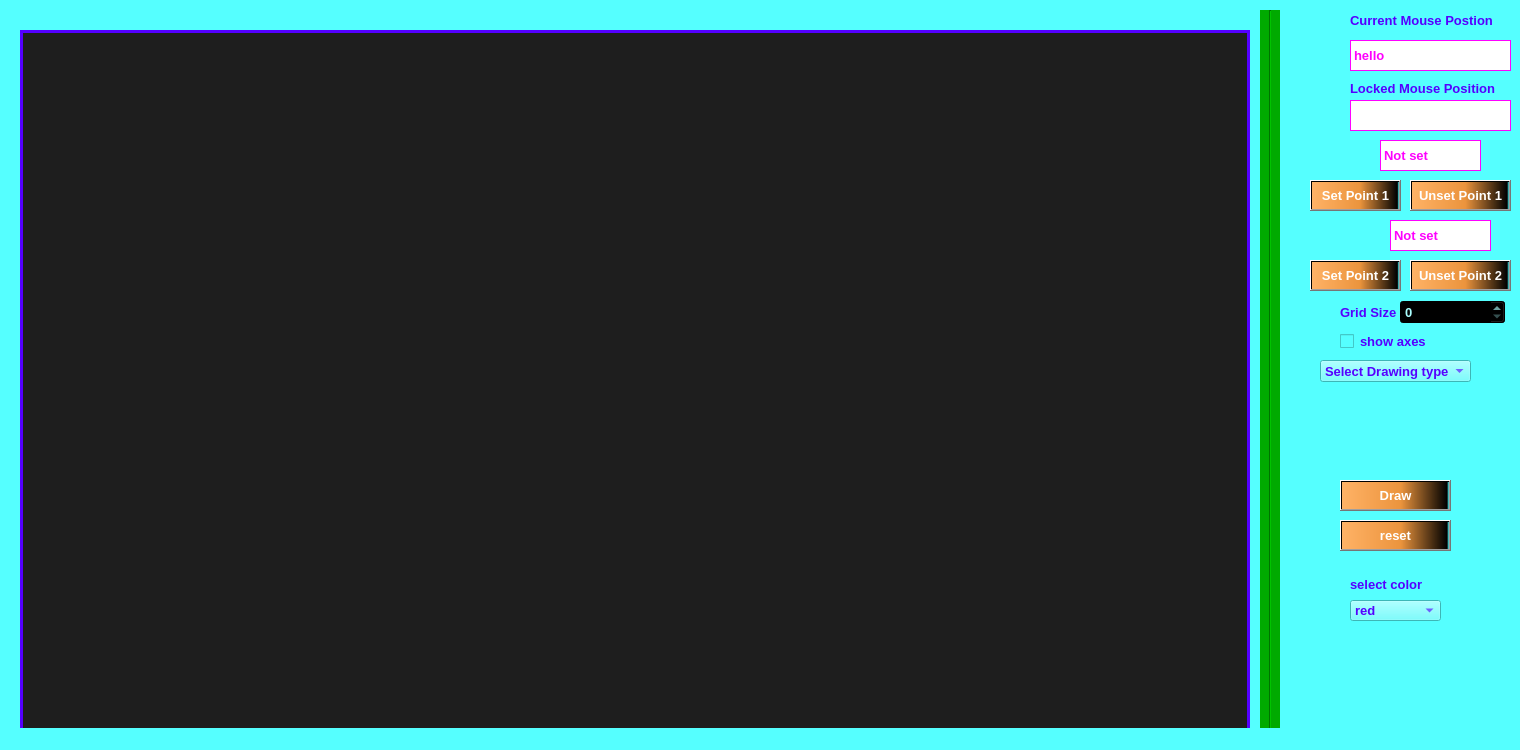
<?xml version="1.0" encoding="UTF-8"?>
<ui version="4.0">
 <class>MainWindow</class>
 <widget class="QMainWindow" name="MainWindow">
  <property name="geometry">
   <rect>
    <x>0</x>
    <y>0</y>
    <width>1520</width>
    <height>750</height>
   </rect>
  </property>
  <property name="windowTitle">
   <string>MainWindow</string>
  </property>
  <property name="styleSheet">
   <string notr="true">background:rgb(85, 255, 255);
color:rgb(85, 0, 255)</string>
  </property>
  <widget class="QWidget" name="centralwidget">
   <widget class="Line" name="line">
    <property name="geometry">
     <rect>
      <x>1260</x>
      <y>10</y>
      <width>20</width>
      <height>771</height>
     </rect>
    </property>
    <property name="font">
     <font>
      <pointsize>16</pointsize>
      <weight>75</weight>
      <bold>true</bold>
     </font>
    </property>
    <property name="styleSheet">
     <string notr="true">selection-color: rgb(0, 170, 127);
background-color: rgb(0, 170, 0);</string>
    </property>
    <property name="orientation">
     <enum>Qt::Vertical</enum>
    </property>
   </widget>
   <widget class="QPushButton" name="draw">
    <property name="geometry">
     <rect>
      <x>1340</x>
      <y>480</y>
      <width>111</width>
      <height>31</height>
     </rect>
    </property>
    <property name="font">
     <font>
      <pointsize>10</pointsize>
      <weight>75</weight>
      <bold>true</bold>
     </font>
    </property>
    <property name="styleSheet">
     <string notr="true">background:qlineargradient(spread:pad, x1:0, y1:0, x2:1, y2:0, stop:0 rgba(255, 178, 102, 255), stop:0.55 rgba(235, 148, 61, 255), stop:0.98 rgba(0, 0, 0, 255), stop:1 rgba(0, 0, 0, 0));
color:rgb(255, 255, 255)</string>
    </property>
    <property name="text">
     <string>Draw</string>
    </property>
   </widget>
   <widget class="QPushButton" name="reset">
    <property name="geometry">
     <rect>
      <x>1340</x>
      <y>520</y>
      <width>111</width>
      <height>31</height>
     </rect>
    </property>
    <property name="font">
     <font>
      <pointsize>10</pointsize>
      <weight>75</weight>
      <bold>true</bold>
     </font>
    </property>
    <property name="styleSheet">
     <string notr="true">background:qlineargradient(spread:pad, x1:0, y1:0, x2:1, y2:0, stop:0 rgba(255, 178, 102, 255), stop:0.55 rgba(235, 148, 61, 255), stop:0.98 rgba(0, 0, 0, 255), stop:1 rgba(0, 0, 0, 0));
color:rgb(255, 255, 255)</string>
    </property>
    <property name="text">
     <string>reset</string>
    </property>
   </widget>
   <widget class="my_label" name="frame">
    <property name="enabled">
     <bool>true</bool>
    </property>
    <property name="geometry">
     <rect>
      <x>20</x>
      <y>30</y>
      <width>1230</width>
      <height>730</height>
     </rect>
    </property>
    <property name="mouseTracking">
     <bool>true</bool>
    </property>
    <property name="autoFillBackground">
     <bool>false</bool>
    </property>
    <property name="styleSheet">
     <string notr="true">background-color: rgb(30, 30, 30) </string>
    </property>
    <property name="frameShape">
     <enum>QFrame::Box</enum>
    </property>
    <property name="frameShadow">
     <enum>QFrame::Plain</enum>
    </property>
    <property name="lineWidth">
     <number>3</number>
    </property>
    <property name="text">
     <string/>
    </property>
   </widget>
   <widget class="QCheckBox" name="show_axes">
    <property name="geometry">
     <rect>
      <x>1340</x>
      <y>330</y>
      <width>91</width>
      <height>22</height>
     </rect>
    </property>
    <property name="font">
     <font>
      <pointsize>10</pointsize>
      <weight>75</weight>
      <bold>true</bold>
     </font>
    </property>
    <property name="styleSheet">
     <string notr="true">QCheckBox::indicator {
    background: none;
}</string>
    </property>
    <property name="text">
     <string>show axes</string>
    </property>
   </widget>
   <widget class="QLabel" name="label">
    <property name="geometry">
     <rect>
      <x>1350</x>
      <y>10</y>
      <width>161</width>
      <height>20</height>
     </rect>
    </property>
    <property name="font">
     <font>
      <pointsize>10</pointsize>
      <weight>75</weight>
      <bold>true</bold>
     </font>
    </property>
    <property name="text">
     <string>Current Mouse Postion</string>
    </property>
   </widget>
   <widget class="QLabel" name="mouse_position">
    <property name="geometry">
     <rect>
      <x>1350</x>
      <y>40</y>
      <width>161</width>
      <height>31</height>
     </rect>
    </property>
    <property name="font">
     <font>
      <pointsize>10</pointsize>
      <weight>75</weight>
      <bold>true</bold>
     </font>
    </property>
    <property name="styleSheet">
     <string notr="true">background:rgb(255, 255, 255);
color:rgb(255, 0, 255)</string>
    </property>
    <property name="frameShape">
     <enum>QFrame::Panel</enum>
    </property>
    <property name="text">
     <string>hello</string>
    </property>
   </widget>
   <widget class="QLabel" name="label_2">
    <property name="geometry">
     <rect>
      <x>1350</x>
      <y>80</y>
      <width>161</width>
      <height>16</height>
     </rect>
    </property>
    <property name="font">
     <font>
      <pointsize>10</pointsize>
      <weight>75</weight>
      <bold>true</bold>
     </font>
    </property>
    <property name="text">
     <string>Locked Mouse Position</string>
    </property>
   </widget>
   <widget class="QLabel" name="locked_position">
    <property name="geometry">
     <rect>
      <x>1350</x>
      <y>100</y>
      <width>161</width>
      <height>31</height>
     </rect>
    </property>
    <property name="font">
     <font>
      <pointsize>10</pointsize>
      <weight>75</weight>
      <bold>true</bold>
     </font>
    </property>
    <property name="styleSheet">
     <string notr="true">background:rgb(255, 255, 255);
color:rgb(255, 0, 255)</string>
    </property>
    <property name="frameShape">
     <enum>QFrame::Panel</enum>
    </property>
    <property name="text">
     <string/>
    </property>
   </widget>
   <widget class="QPushButton" name="set_p1">
    <property name="geometry">
     <rect>
      <x>1310</x>
      <y>180</y>
      <width>91</width>
      <height>31</height>
     </rect>
    </property>
    <property name="font">
     <font>
      <pointsize>10</pointsize>
      <weight>75</weight>
      <bold>true</bold>
     </font>
    </property>
    <property name="styleSheet">
     <string notr="true">background:qlineargradient(spread:pad, x1:0, y1:0, x2:1, y2:0, stop:0 rgba(255, 178, 102, 255), stop:0.55 rgba(235, 148, 61, 255), stop:0.98 rgba(0, 0, 0, 255), stop:1 rgba(0, 0, 0, 0));
color:rgb(255, 255, 255)</string>
    </property>
    <property name="text">
     <string>Set Point 1</string>
    </property>
   </widget>
   <widget class="QPushButton" name="set_p2">
    <property name="enabled">
     <bool>true</bool>
    </property>
    <property name="geometry">
     <rect>
      <x>1310</x>
      <y>260</y>
      <width>91</width>
      <height>31</height>
     </rect>
    </property>
    <property name="font">
     <font>
      <pointsize>10</pointsize>
      <weight>75</weight>
      <bold>true</bold>
     </font>
    </property>
    <property name="styleSheet">
     <string notr="true">background:qlineargradient(spread:pad, x1:0, y1:0, x2:1, y2:0, stop:0 rgba(255, 178, 102, 255), stop:0.55 rgba(235, 148, 61, 255), stop:0.98 rgba(0, 0, 0, 255), stop:1 rgba(0, 0, 0, 0));
color:rgb(255, 255, 255)</string>
    </property>
    <property name="text">
     <string>Set Point 2</string>
    </property>
   </widget>
   <widget class="QLabel" name="p1_label">
    <property name="geometry">
     <rect>
      <x>1380</x>
      <y>140</y>
      <width>101</width>
      <height>31</height>
     </rect>
    </property>
    <property name="font">
     <font>
      <pointsize>10</pointsize>
      <weight>75</weight>
      <bold>true</bold>
     </font>
    </property>
    <property name="styleSheet">
     <string notr="true">background:rgb(255, 255, 255);
color:rgb(255, 0, 255)</string>
    </property>
    <property name="frameShape">
     <enum>QFrame::Box</enum>
    </property>
    <property name="text">
     <string>Not set</string>
    </property>
   </widget>
   <widget class="QLabel" name="p2_label">
    <property name="geometry">
     <rect>
      <x>1390</x>
      <y>220</y>
      <width>101</width>
      <height>31</height>
     </rect>
    </property>
    <property name="font">
     <font>
      <pointsize>10</pointsize>
      <weight>75</weight>
      <bold>true</bold>
     </font>
    </property>
    <property name="styleSheet">
     <string notr="true">background:rgb(255, 255, 255);
color:rgb(255, 0, 255)</string>
    </property>
    <property name="frameShape">
     <enum>QFrame::Box</enum>
    </property>
    <property name="text">
     <string>Not set</string>
    </property>
   </widget>
   <widget class="QPushButton" name="unset_p2">
    <property name="geometry">
     <rect>
      <x>1410</x>
      <y>260</y>
      <width>101</width>
      <height>31</height>
     </rect>
    </property>
    <property name="font">
     <font>
      <pointsize>10</pointsize>
      <weight>75</weight>
      <bold>true</bold>
     </font>
    </property>
    <property name="styleSheet">
     <string notr="true">background:qlineargradient(spread:pad, x1:0, y1:0, x2:1, y2:0, stop:0 rgba(255, 178, 102, 255), stop:0.55 rgba(235, 148, 61, 255), stop:0.98 rgba(0, 0, 0, 255), stop:1 rgba(0, 0, 0, 0));
color:rgb(255, 255, 255)</string>
    </property>
    <property name="text">
     <string>Unset Point 2</string>
    </property>
   </widget>
   <widget class="QPushButton" name="unset_p1">
    <property name="enabled">
     <bool>true</bool>
    </property>
    <property name="geometry">
     <rect>
      <x>1410</x>
      <y>180</y>
      <width>101</width>
      <height>31</height>
     </rect>
    </property>
    <property name="font">
     <font>
      <pointsize>10</pointsize>
      <weight>75</weight>
      <bold>true</bold>
     </font>
    </property>
    <property name="styleSheet">
     <string notr="true">background:qlineargradient(spread:pad, x1:0, y1:0, x2:1, y2:0, stop:0 rgba(255, 178, 102, 255), stop:0.55 rgba(235, 148, 61, 255), stop:0.98 rgba(0, 0, 0, 255), stop:1 rgba(0, 0, 0, 0));
color:rgb(255, 255, 255)</string>
    </property>
    <property name="text">
     <string>Unset Point 1</string>
    </property>
   </widget>
   <widget class="QLabel" name="label_3">
    <property name="geometry">
     <rect>
      <x>1340</x>
      <y>300</y>
      <width>61</width>
      <height>25</height>
     </rect>
    </property>
    <property name="font">
     <font>
      <pointsize>10</pointsize>
      <weight>75</weight>
      <bold>true</bold>
     </font>
    </property>
    <property name="text">
     <string>Grid Size</string>
    </property>
   </widget>
   <widget class="QComboBox" name="drawCombo">
    <property name="geometry">
     <rect>
      <x>1320</x>
      <y>360</y>
      <width>151</width>
      <height>22</height>
     </rect>
    </property>
    <property name="font">
     <font>
      <pointsize>10</pointsize>
      <weight>75</weight>
      <bold>true</bold>
     </font>
    </property>
    <item>
     <property name="text">
      <string>Select Drawing type</string>
     </property>
    </item>
    <item>
     <property name="text">
      <string>DDA Line Drawing</string>
     </property>
    </item>
    <item>
     <property name="text">
      <string>Bresenham Line Drawing</string>
     </property>
    </item>
    <item>
     <property name="text">
      <string>Bresenham Circle Drawing</string>
     </property>
    </item>
   </widget>
   <widget class="QLabel" name="type_label">
    <property name="geometry">
     <rect>
      <x>430</x>
      <y>0</y>
      <width>431</width>
      <height>30</height>
     </rect>
    </property>
    <property name="font">
     <font>
      <pointsize>20</pointsize>
      <weight>75</weight>
      <italic>true</italic>
      <bold>true</bold>
      <underline>false</underline>
      <strikeout>false</strikeout>
      <kerning>false</kerning>
     </font>
    </property>
    <property name="text">
     <string/>
    </property>
    <property name="alignment">
     <set>Qt::AlignCenter</set>
    </property>
   </widget>
   <widget class="QSpinBox" name="grid_size">
    <property name="geometry">
     <rect>
      <x>1400</x>
      <y>300</y>
      <width>105</width>
      <height>24</height>
     </rect>
    </property>
    <property name="font">
     <font>
      <pointsize>10</pointsize>
      <weight>75</weight>
      <bold>true</bold>
     </font>
    </property>
    <property name="styleSheet">
     <string notr="true">background:rgb(0,0,0);
color:rgb(170, 255, 255)</string>
    </property>
   </widget>
   <widget class="QLabel" name="timer_label_1">
    <property name="geometry">
     <rect>
      <x>1310</x>
      <y>400</y>
      <width>211</width>
      <height>20</height>
     </rect>
    </property>
    <property name="font">
     <font>
      <pointsize>10</pointsize>
      <weight>75</weight>
      <bold>true</bold>
     </font>
    </property>
    <property name="styleSheet">
     <string notr="true">color:rgb(255, 0, 255) </string>
    </property>
    <property name="text">
     <string/>
    </property>
   </widget>
   <widget class="QLabel" name="timer_label_2">
    <property name="geometry">
     <rect>
      <x>1300</x>
      <y>440</y>
      <width>221</width>
      <height>20</height>
     </rect>
    </property>
    <property name="font">
     <font>
      <pointsize>10</pointsize>
      <weight>75</weight>
      <bold>true</bold>
     </font>
    </property>
    <property name="styleSheet">
     <string notr="true">color:rgb(255, 0, 255) </string>
    </property>
    <property name="text">
     <string/>
    </property>
   </widget>
   <widget class="QComboBox" name="color_box">
    <property name="geometry">
     <rect>
      <x>1350</x>
      <y>600</y>
      <width>91</width>
      <height>21</height>
     </rect>
    </property>
    <property name="font">
     <font>
      <pointsize>10</pointsize>
      <weight>75</weight>
      <bold>true</bold>
     </font>
    </property>
    <item>
     <property name="text">
      <string>red</string>
     </property>
    </item>
    <item>
     <property name="text">
      <string>blue</string>
     </property>
    </item>
    <item>
     <property name="text">
      <string>green</string>
     </property>
    </item>
   </widget>
   <widget class="QLabel" name="label_4">
    <property name="geometry">
     <rect>
      <x>1350</x>
      <y>569</y>
      <width>141</width>
      <height>31</height>
     </rect>
    </property>
    <property name="font">
     <font>
      <pointsize>10</pointsize>
      <weight>75</weight>
      <bold>true</bold>
     </font>
    </property>
    <property name="text">
     <string>select color</string>
    </property>
   </widget>
  </widget>
  <widget class="QMenuBar" name="menubar">
   <property name="geometry">
    <rect>
     <x>0</x>
     <y>0</y>
     <width>1520</width>
     <height>21</height>
    </rect>
   </property>
  </widget>
  <widget class="QStatusBar" name="statusbar"/>
 </widget>
 <customwidgets>
  <customwidget>
   <class>my_label</class>
   <extends>QLabel</extends>
   <header location="global">my_label.h</header>
  </customwidget>
 </customwidgets>
 <resources/>
 <connections/>
</ui>
